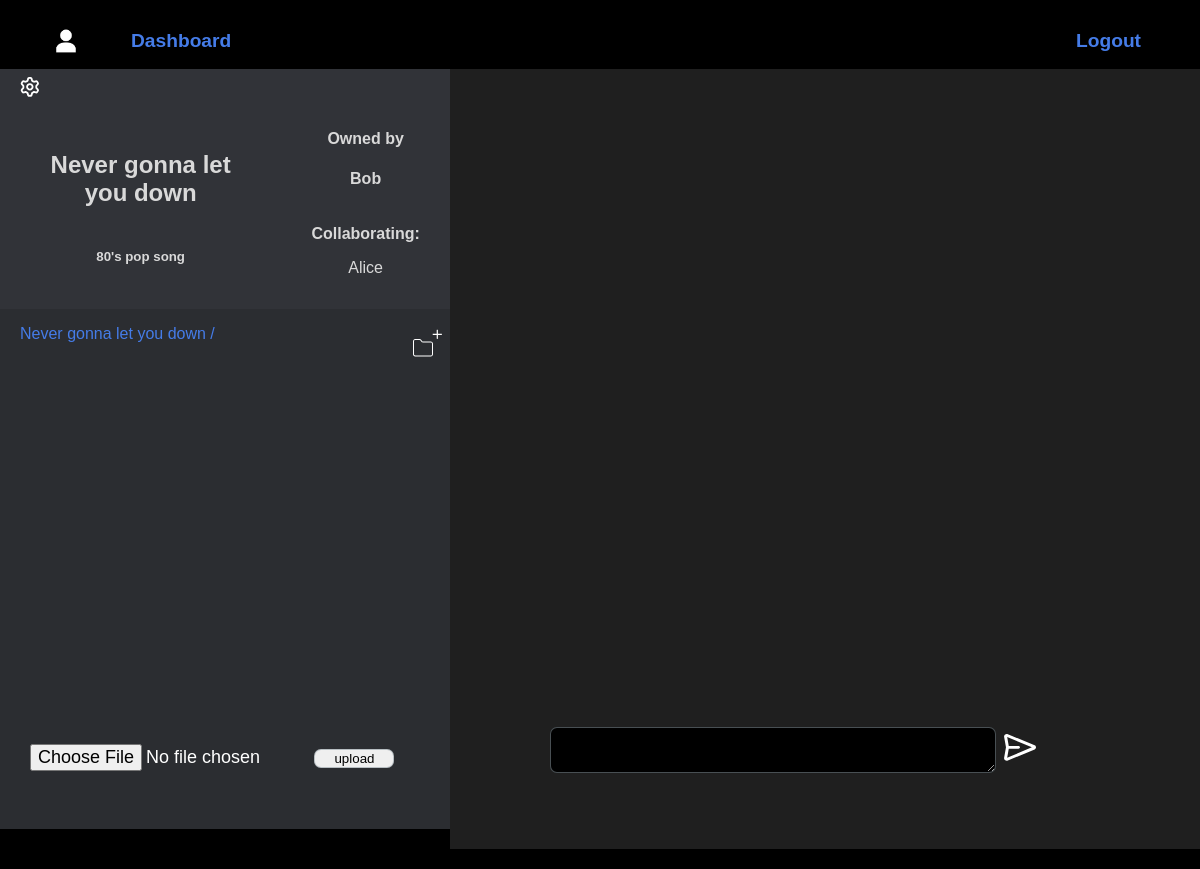
The page /repository/3 (signed in) on the database its author committed.
### palinodes/models.py (models this page shows, shortened)
class Directory(models.Model):
    name = models.CharField(max_length=50)
    description = models.TextField(max_length=300, blank=True, null=True)
    created = models.DateTimeField(auto_now_add=True)
    owner = models.ForeignKey(User, on_delete=models.CASCADE, related_name="directories")
    collaborators = models.ManyToManyField(User, blank=True, related_name="collaborating")
    parent = models.ForeignKey("self", blank=True, null=True, on_delete=models.CASCADE, related_name="subdirectories")

class User(AbstractUser):
    pass

### palinodes/views.py (the view)
# urls.py: path("repository/<int:repository_id>", views.repository_view, name="repository"),
@login_required
def repository_view(request, repository_id):
    repository = Directory.objects.get(id=repository_id)
    notifications = repository.notifications.all()
    for notification in notifications:
        if request.user in notification.recipients.all():
            notification.recipients.remove(request.user)
        if not notification.recipients.exists():
            notification.delete()
    return render(request, "palinodes/repository.html", {
        "repository": repository,
        })

### palinodes/templates/palinodes/repository.html (shortened to what this page needs)
{% extends 'palinodes/layout.html' %}
{% load static %}
{% block navbar %}
<li id="dash-btn">
    {% if user.profile.avatar %}
    <img class="avatar-sm" src={{user.profile.avatar.url}}>
    {% else %}
    <img style="background-color: black;" class="avatar-sm" src='/media/Default-Profile-Picture.png' >
    {% endif %}
    <a href={% url 'dashboard' %}>Dashboard</a></li>
{% endblock navbar %}
{% block body %}
    <div id="repository-container">
        <div id="repository-details" data-name="{{repository.name}}" data-description="{{repository.description}}" data-collaborators="{{repository.collaborators}}">
            <div id="repository-settings">
                <a href={% url 'settings' repository.pk %}>
                </a>
            </div>
            <div id="repository-details-details">
                <h2>{{repository.name}}</h2>
                <h5>{{repository.description}}</h3>
            </div>
            <div id="repository-details-collaborators">
                <div>
                    <h4>Owned by</h4>
                    <h4>{{repository.owner.username}}</h4>
                </div>
                <div>
                    <div id="collaborators-header">
                        <p><strong>Collaborating:</strong></p>
                    </div>
                    {% for collaborator in repository.collaborators.all %}
                    <div class="collaborator-container">
                        <p>{{collaborator.username}}</p>
                    </div>
                    {% endfor %}
                </div>
            </div>
        </div>
        <div id="repository-contents">
            <div id="repository-contents-topbar">
                <div id="current-path">
                    <p>{{repository.name}} /</p>
                </div>
                <button id="new-directory" class="clickable">
                </button>
            </div>
            <div data-pk="{{repository.pk}}" id="contents">
            </div>
            <form id="file-form">
                <input id="file-input" class="clickable bordered" type="file">
                <input class="clickable bordered" type="submit" value="upload">
            </form>
        </div>
        <div id="soundwave"></div>
        <div id="chat-container">
            <div id="chat">
            </div>
            <form id="new-comment">
                <textarea class="bordered" type="text" name="comment" id="comment-input"></textarea>
                <button class="clickable">
                </button>
            </form>
        </div>
    </div>
{% endblock %}

### palinodes/static/palinodes/common.css (style rules this page uses)
body { margin:0; padding:0; background-color: black; color: rgb(217, 217, 217); text-decoration: none; font-family:sans-serif; width: 100vw; height: 100vh; overflow: scroll; }
* { border-color: red; }
a { text-decoration: none; color: #457CE8; font-weight:bold; font-size: larger; }
img { object-fit: contain; }
button { border: none; margin-top: 20px; padding: 8px; color: white; font-size: large; background-color: #323338; }
.bordered { border: solid; border-color: #88959c88; border-width: 1px; border-radius: 7px; }
#dash-btn { display: flex; align-items: center; margin-right: auto; }
input[type="file"] { border: none; padding: 10px; color: white; }
.avatar-sm { width: 50px; height: 50px; border-radius: 90%; background-color: #323338; }
#repository-container { display: grid; }
#repository-details { background-color: #313338; display: grid; grid-template-rows: 1fr 5fr; grid-template-columns: 5fr 3fr; }
#repository-details-details { grid-area: 2 / 1 / span 1 / span 1; display: flex; flex-direction: column; justify-content: center; align-items: center; text-align: center; padding-left: 30px; padding-right: 30px; }
#repository-details-collaborators { grid-area: 2 / 2 / span 1 / span 1; display: flex; flex-direction: column; text-align: center; overflow-y: scroll; }
#repository-settings { display: flex; align-items: center; }
#repository-settings p, #repository-settings svg { margin-left:20px; }
#repository-contents { padding-left: 20px; background-color: #2b2d31; display: flex; flex-direction: column; height: 100%; }
#repository-contents-topbar { display: flex; justify-content: space-between; }
#current-path { display: flex; justify-content: flex-start; width: 100%; overflow-x: scroll; }
#repository-contents-topbar p { color: #457CE8; }
#new-directory { padding-top: 0px; border: none; background-color: #2b2d31; width:fit-content; }
#contents { overflow-y: scroll; height: 70%; }
#file-input { max-width: 250px; }
#soundwave { background-color: #1f1f1f; height: 100%; overflow-y: scroll; display:flex; flex-direction: column; justify-content: center; }
#chat-container { background-color: #1f1f1f; height: 100%; display: flex; flex-direction: column; overflow-y: visible; }
#chat { height: 48vh; display: flex; flex-direction: column; align-items: flex-start; overflow-y: scroll; }
#new-comment { align-self: stretch; display: flex; align-items: center; }
#new-comment textarea { margin: 0px; }
#new-comment button { margin: 0px; background-color: #1f1f1f; }
#comment-input { color: white; font-size: medium; width: 80%; background-color: black; min-height: 40px; display: flex; flex-wrap: wrap; overflow: visible; }
input[type="submit"] { margin: 0px 20px; width: 80px; }

### palinodes/static/palinodes/widescreen.css (style rules this page uses)
input[type="file"] { font-size: large; }
.avatar-sm { margin-right: 40px; }
#repository-container { grid-column: 1 / span 3; grid-template-rows: 30vh 65vh; grid-template-columns: 3fr 5fr; }
#repository-details { grid-area: 1 / 1 / span 1 / span 1; }
#repository-contents { grid-area: 2 / 1 / span 1 / span 1; }
#soundwave { grid-area: 1 / 2 / span 1 / span 1; }
#chat-container { grid-area: 2 / 2 / span 1 / span 1; padding: 10px 100px 10px 100px; }
#chat-container form { margin-top: 20px; }

### palinodes/static/palinodes/smallscreen.css (style rules this page uses)
input[type="file"] { max-width: 200px; }
.avatar-sm { margin-right: 10px; }
#repository-container { grid-row: 1 / span 2; grid-template-rows: auto auto auto auto; }
#repository-details { grid-row: 1 / span 1; }
#repository-contents { grid-row: 2 / span 1; overflow-x: hidden; }
#soundwave { grid-row: 3 / span 1; }
#chat-container { grid-row: 4 / span 1; padding: 10px 20px; padding-bottom: 30px; font-size: smaller; }
#chat-container form { margin-top: 10px; }

### rows shown on the page
Directory: name "Never gonna let you down", description "80's pop song", owner.username "Bob"
User: username "Alice"
